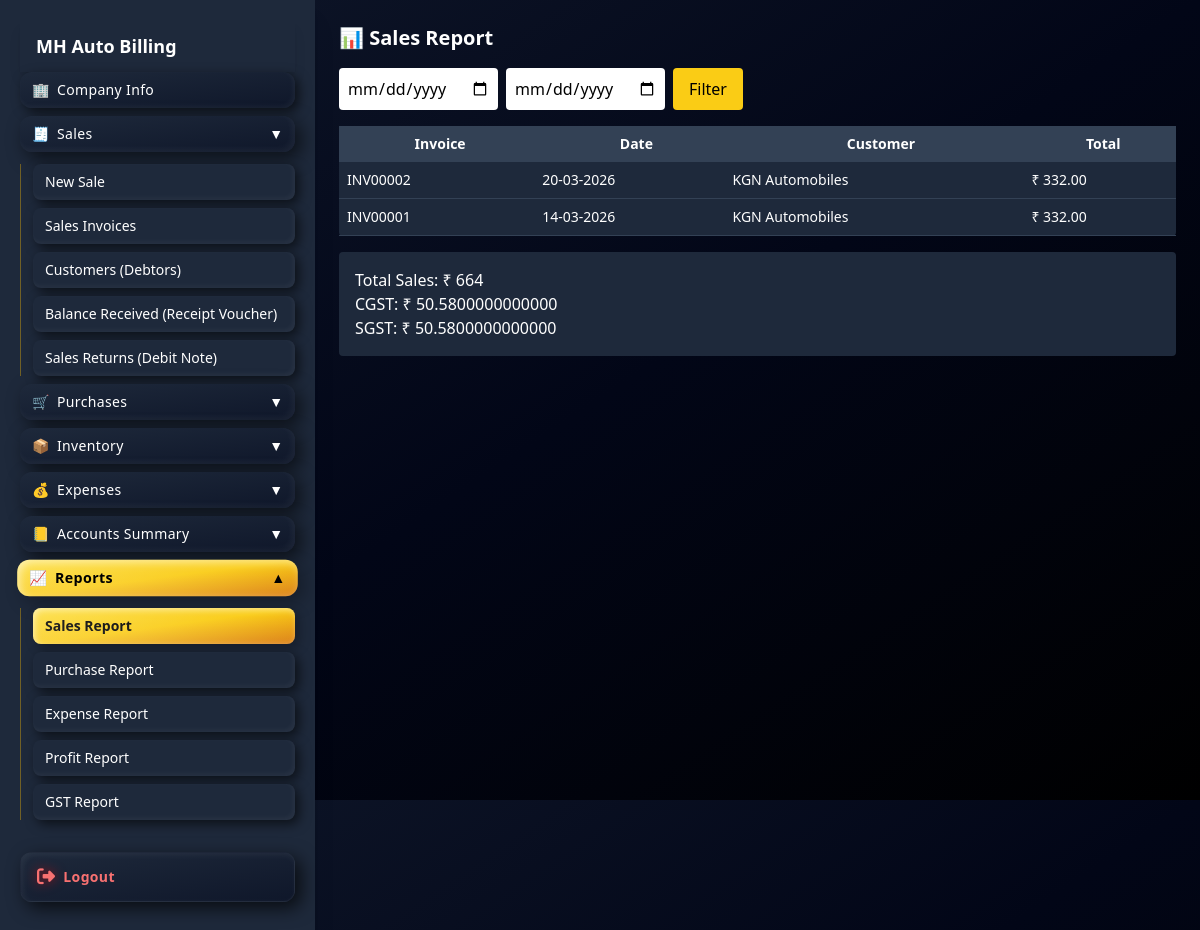
The app's page /reports/sales/ (signed in) with its own data.
### apps/core/models.py (models this page shows, shortened)
class Bill(models.Model):
    invoice_no = models.CharField(max_length=20, unique=True, blank=True)
    customer = models.ForeignKey(Customer, on_delete=models.CASCADE)
    created_by = models.ForeignKey(User, on_delete=models.SET_NULL, null=True)
    date = models.DateTimeField(auto_now_add=True)
    subtotal = models.DecimalField(max_digits=12, decimal_places=2, default=0)
    cgst = models.DecimalField(max_digits=12, decimal_places=2, default=0)
    sgst = models.DecimalField(max_digits=12, decimal_places=2, default=0)
    discount = models.DecimalField(max_digits=12, decimal_places=2, default=0)
    roundoff = models.DecimalField(max_digits=12, decimal_places=2, default=0)
    total = models.DecimalField(max_digits=12, decimal_places=2, default=0)
    STATUS_CHOICES = (
        ("active", "Active"),
        ("returned", "Returned"),
        ("cancelled", "Cancelled"),
    )
    status = models.CharField(
        max_length=20,
        choices=STATUS_CHOICES,
        default="active"
    )

class Customer(models.Model):
    name = models.CharField(max_length=200)
    phone = models.CharField(max_length=20, blank=True, null=True)
    address = models.TextField(blank=True, null=True)
    gst = models.CharField(max_length=20, blank=True, null=True)
    balance = models.DecimalField(max_digits=12, decimal_places=2, default=0)

### apps/core/views.py (the view)
# urls.py: path("reports/sales/", views.sales_report),
@login_required
def sales_report(request):
    from datetime import date
    start_date = request.GET.get("start")
    end_date = request.GET.get("end")
    sales = Bill.objects.all().order_by("-date")
    if start_date and end_date:
        sales = sales.filter(date__date__range=[start_date, end_date])
    total = sales.aggregate(total=Sum("total"))["total"] or 0
    total_gst = sales.aggregate(
        cgst=Sum("cgst"),
        sgst=Sum("sgst")
    )
    return render(request, "dashboard/reports/sales.html", {
        "sales": sales,
        "total": total,
        "cgst": total_gst["cgst"] or 0,
        "sgst": total_gst["sgst"] or 0,
    })

### templates/dashboard/reports/sales.html
{% extends "dashboard/base.html" %}
{% block content %}
<h2 class="text-xl font-bold mb-4">📊 Sales Report</h2>
<form method="get" class="mb-4 flex gap-2">
    <input type="date" name="start" class="text-black p-2 rounded">
    <input type="date" name="end" class="text-black p-2 rounded">
    <button class="bg-yellow-400 text-black px-4 py-2 rounded">Filter</button>
</form>
<table class="w-full text-sm bg-slate-800 rounded">
    <tr class="bg-slate-700">
        <th class="p-2">Invoice</th>
        <th>Date</th>
        <th>Customer</th>
        <th>Total</th>
    </tr>
    {% for s in sales %}
    <tr class="border-b border-slate-700">
        <td class="p-2">{{ s.invoice_no }}</td>
        <td>{{ s.date|date:"d-m-Y" }}</td>
        <td>{{ s.customer.name }}</td>
        <td>₹ {{ s.total }}</td>
    </tr>
    {% endfor %}
</table>
<div class="mt-4 bg-slate-800 p-4 rounded">
    <p>Total Sales: ₹ {{ total }}</p>
    <p>CGST: ₹ {{ cgst }}</p>
    <p>SGST: ₹ {{ sgst }}</p>
</div>
{% endblock %}

### templates/dashboard/base.html (style rules this page uses)
body { padding-bottom:100px; }

### records on screen
Bill: invoice_no "INV00002", date "20-03-2026", customer.name "KGN Automobiles", total "332.00"
Bill: invoice_no "INV00001", date "14-03-2026", customer.name "KGN Automobiles", total "332.00"

### other values on screen
{{ total }} "664"
{{ cgst }} "50.5800000000000"
{{ sgst }} "50.5800000000000"
